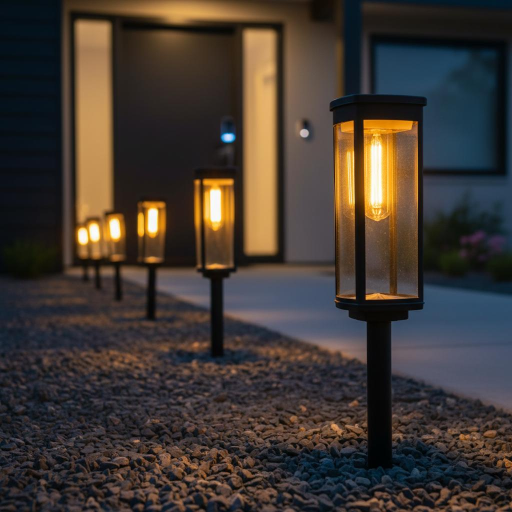
#> input picture IMG-REMINT-v1/CFA-REAL-CREATOR-IMG-1.jpg, 1024 x 1024 px (shown at 1/2 size)
$ python content_repair_lab_harness.py ../../IMG-REMINT-v1 out
#> lines starting #> are read from the running program, lines starting #| are printed output that depends on the picture; after the words box and inside, x2 and y2 are one past the last pixel; in counts of white or black regions, pixels touching at a corner belong together
#> in main, source is the input picture: PIL image 1024x1024 RGB; mean R, G, B 65.6, 57.1, 50.7
### deepclean-worker/content_repair.py
"""Internal Automatic Content Repair Lab v2.

Narrow scope on purpose:
- automatic localizer (text/glyph + geometry/grid heuristics)
- one pass, max three regions
- measurable ledger fields

v2 swaps the repair engine from the incapable OpenCV Telea placeholder to Qwen
masked inpaint (Qwen-Image-2512 + Lightning 4-step, via the localhost ComfyUI
service). v1's Telea fill produced smooth featureless patches that spiked the
statistical detector (59->97 High); Qwen regenerates realistic texture in the
masked region instead. Node names in run_qwen_masked_inpaint are taken verbatim
from the production remarkee-max-v2.api.json export. On Qwen failure the region
is skipped (ship pre-repair pixels) -- never a silent Telea fallback. Telea is
retained only as an explicit opt-in engine for offline A/B diagnosis.
"""

import hashlib
import io
import tempfile
import time
from pathlib import Path

import cv2
import numpy as np
from PIL import Image, ImageFilter

from neural_texture import compare_images


DEFAULT_SETTINGS = {
    "enabled": True,
    "preset": "balanced",
    "patch_size": 256,
    "stride": 128,
    "candidate_threshold": 0.80,
    "min_region_area_ratio": 0.004,
    "max_regions": 3,
    "mask_dilation_px": 10,
    "mask_feather_px": 20,
    "merge_iou": 0.30,
    # NOTE: text_denoise / geometry_denoise are now REAL Qwen KSampler denoise
    # values (v2 swap), not the old Telea blend alpha. Text regions need a
    # strong denoise to replace gibberish glyphs with clean surface; geometry
    # regions need a light denoise to straighten warble without erasing structure.
    "text_denoise": 0.72,
    "geometry_denoise": 0.28,
    "max_global_delta": 0.15,
    # Qwen masked-inpaint engine (v2 swap of the incapable Telea placeholder).
    # engine "qwen" uses ComfyUI + Qwen-Image-2512 + Lightning 4-step on the
    # localizer's mask. "telea" is retained ONLY as an explicit, opt-in fallback
    # for offline diagnosis -- never the default, never a silent fallback.
    "engine": "qwen",
    "qwen_timeout": 240.0,
    "qwen_grow_mask_by": 6,
}


def is_content_repair_lab(settings):
    return isinstance(settings, dict) and settings.get("mode") == "content-repair-lab"


def apply_content_repair_lab(input_path, output_path, creator_id, settings=None, seed_extra=""):
    cfg = normalize_content_repair_settings(settings)
    report = {
        "enabled": bool(cfg["enabled"]),
        "pipeline": "auto_content_repair_lab_v2",
        "applied": False,
        "repair_engine": (
            "qwen_image2512_masked_inpaint_v2"
            if cfg.get("engine", "qwen") == "qwen"
            else "opencv_telea_inpaint_v1"
        ),
        "settings": public_settings(cfg),
        "localizer": {},
        "regions": [],
        "quality_gates": {},
        # Measurement is the recurring failure point (Neural Texture Lab and
        # Content Repair v1 both shipped stubbed gates and got surprised). v2
        # makes the gate DECISION real: when detector scores are supplied (via
        # the worker's detector callable / joined JSON), ship_original_if_worse
        # is computed here, not hand-waved. Until scores are supplied the field
        # is honestly "not_evaluated" rather than silently "external_required".
        "measurement": {
            "detector_scores": "not_evaluated",
            "realism_gate": "proxy_metrics",
            "self_fingerprint_gate": "not_evaluated",
            "ship_original_if_worse": "not_evaluated",
        },
    }
    if not cfg["enabled"]:
        return report

    started = time.time()
    source = Image.open(input_path).convert("RGB")
    source_arr = np.asarray(source)
    candidates, localizer_report = localize_content_artifacts(source_arr, cfg)
    report["localizer"] = localizer_report
    report["regions"] = [candidate_to_report(c) for c in candidates]

    if not candidates:
        report["reason"] = "no_candidates"
        report["runtime_ms"] = int((time.time() - started) * 1000)
        return report

    repaired = source.copy()
    repaired_arr = np.asarray(repaired).copy()
    repaired_any = False
    for region_idx, candidate in enumerate(candidates, start=1):
        seed = region_seed(creator_id, seed_extra, region_idx, candidate)
        next_arr, region_report = repair_region(
            repaired_arr,
            candidate,
            cfg,
            seed=seed,
        )
        candidate["repair"] = region_report
        if region_report["applied"]:
            repaired_arr = next_arr
            repaired_any = True

    if not repaired_any:
        report["reason"] = "no_regions_repaired"
        report["regions"] = [candidate_to_report(c) for c in candidates]
        report["runtime_ms"] = int((time.time() - started) * 1000)
        return report

    output = Image.fromarray(repaired_arr.astype(np.uint8), mode="RGB")
    metrics = compare_images(source, output)
    gates = content_repair_quality_gates(metrics, cfg)
    report["metrics"] = metrics
    report["quality_gates"] = gates
    report["regions"] = [candidate_to_report(c) for c in candidates]

    if not gates["accepted"]:
        report["reason"] = "quality_gates_failed"
        report["runtime_ms"] = int((time.time() - started) * 1000)
        return report

    output.save(output_path, format="PNG")
    report["applied"] = True
    report["runtime_ms"] = int((time.time() - started) * 1000)
    return report


def normalize_content_repair_settings(settings):
    raw = settings if isinstance(settings, dict) else {}
    repair = raw.get("content_repair") if isinstance(raw.get("content_repair"), dict) else {}
    cfg = dict(DEFAULT_SETTINGS)
    cfg["enabled"] = raw.get("mode") == "content-repair-lab"
    preset = str(repair.get("preset", cfg["preset"]))
    cfg["preset"] = preset if preset in ("conservative", "balanced", "aggressive") else "balanced"
    if cfg["preset"] == "conservative":
        cfg["max_regions"] = 2
        cfg["candidate_threshold"] = 0.86
    elif cfg["preset"] == "aggressive":
        cfg["max_regions"] = 5
        cfg["candidate_threshold"] = 0.74

    for key in (
        "patch_size",
        "stride",
        "max_regions",
        "mask_dilation_px",
        "mask_feather_px",
        "qwen_grow_mask_by",
    ):
        if key in repair:
            cfg[key] = int(clamp_float(repair[key], 1, 4096))
    for key in (
        "candidate_threshold",
        "min_region_area_ratio",
        "merge_iou",
        "text_denoise",
        "geometry_denoise",
        "max_global_delta",
    ):
        if key in repair:
            cfg[key] = clamp_float(repair[key], 0.0, 1.0)
    if "engine" in repair:
        engine = str(repair["engine"]).strip().lower()
        cfg["engine"] = engine if engine in ("qwen", "telea") else "qwen"
    if "qwen_timeout" in repair:
        cfg["qwen_timeout"] = clamp_float(repair["qwen_timeout"], 30.0, 900.0)
    return cfg


def public_settings(cfg):
    return {
        key: cfg[key]
        for key in (
            "preset",
            "patch_size",
            "stride",
            "candidate_threshold",
            "min_region_area_ratio",
            "max_regions",
            "mask_dilation_px",
            "mask_feather_px",
            "merge_iou",
            "text_denoise",
            "geometry_denoise",
            "engine",
            "qwen_grow_mask_by",
            "qwen_timeout",
        )
    }


def localize_content_artifacts(rgb, cfg):
    height, width, _ = rgb.shape
    gray = cv2.cvtColor(rgb, cv2.COLOR_RGB2GRAY)
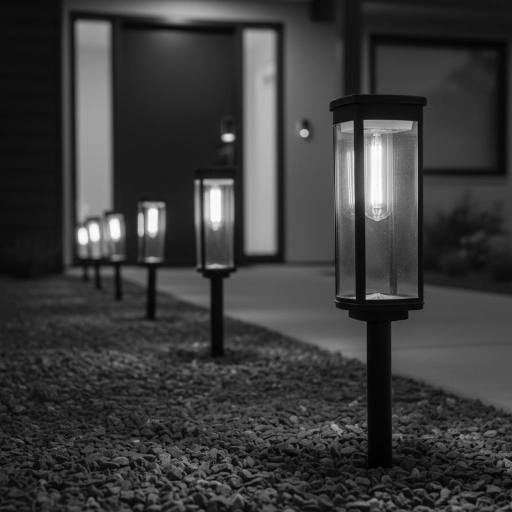
#> gray: shape (1024, 1024) (shown at 1/2 size); min 0, max 255, mean 58.9
    edges = cv2.Canny(gray, 80, 180)
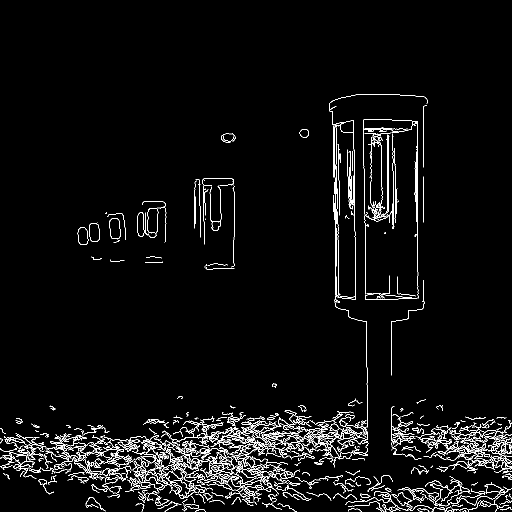
#> edges: shape (1024, 1024) (shown at 1/2 size); 3.7% white in thin lines or dots, all inside (x1, y1, x2, y2) = (0, 188, 1024, 1024)
    patch = int(cfg["patch_size"])
    stride = int(cfg["stride"])

    raw_candidates = []
    for y in range(0, max(1, height - patch + 1), stride):
        for x in range(0, max(1, width - patch + 1), stride):
            x2 = min(width, x + patch)
            y2 = min(height, y + patch)
            if x2 - x < 64 or y2 - y < 64:
                continue
            edge_patch = edges[y:y2, x:x2]
            gray_patch = gray[y:y2, x:x2]
            text_score, text_report = text_glyph_score(edge_patch, gray_patch)
            geom_score, geom_report = geometry_grid_score(edge_patch)
            score = max(text_score, geom_score)
            if score < cfg["candidate_threshold"]:
                continue
            region_type = "text_glyph" if text_score >= geom_score else "geometry_grid"
            raw_candidates.append(
                {
                    "bbox": [x, y, x2, y2],
                    "type": region_type,
                    "score": float(score),
                    "scores": {
                        "text_glyph": float(text_score),
                        "geometry_grid": float(geom_score),
                    },
                    "diagnostics": {
                        "text": text_report,
                        "geometry": geom_report,
                    },
                }
            )
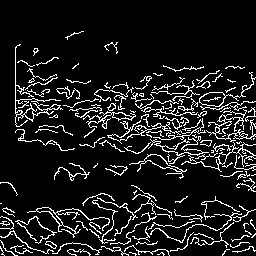
#> edge_patch: shape (256, 256); 11% white in thin lines or dots, all inside (x1, y1, x2, y2) = (0, 31, 256, 256)
#> after the loop, raw_candidates = 8 items
#> (the rest of the program and of its run is left out)
